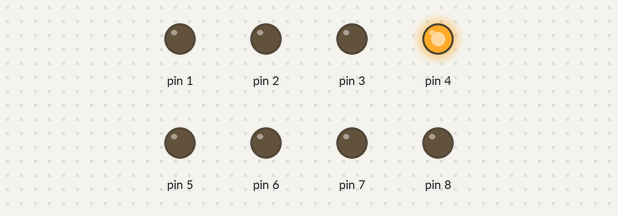
Bench run of a sketch on a simulated Arduino Uno, built with avr-gcc and run on an emulated ATmega328P. Shown: output pins drawn as LEDs (lit = HIGH).

Above: at 0.04 s.
At 0.53 s:
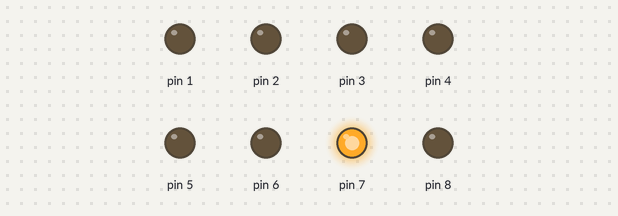
At 2.25 s:
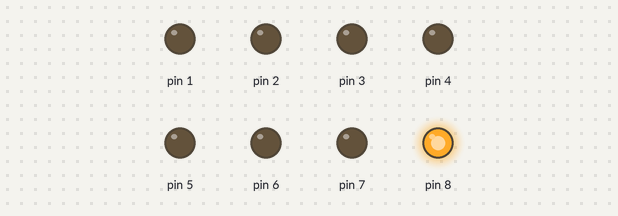
At 4.51 s:
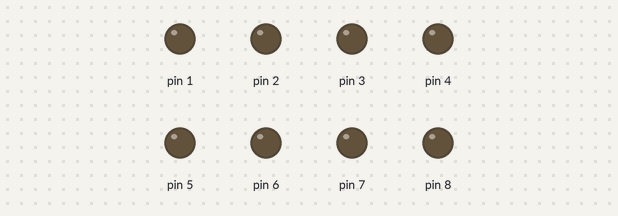
At 6.78 s:
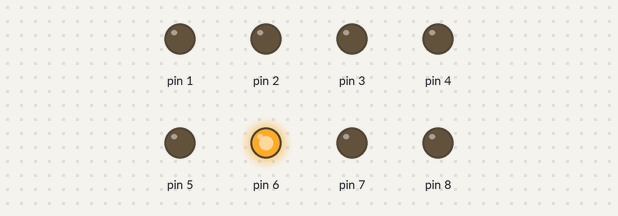
At 8.98 s:
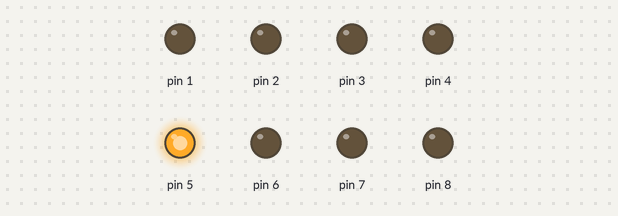
Timing chart, 0 to 10.0 s (numbered marks = the images above):
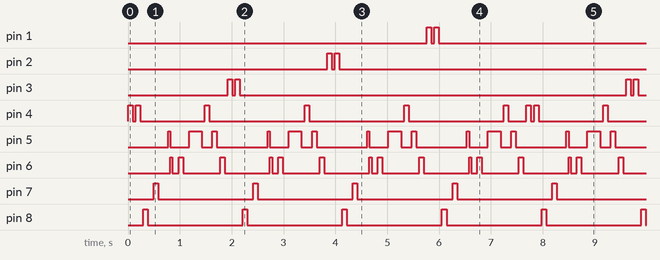

Measured:
- by itself, pin 1–3: repeats every 7.7 s: LOW 0.06 s, HIGH 0.09 s, LOW 7.5 s, HIGH 0.09 s
- by itself, pin 4: repeats every 7.7 s: LOW 0.06 s, HIGH 0.09 s, LOW 1.3 s, 3 × (HIGH 0.09 s, LOW 1.8 s), HIGH 0.09 s, LOW 0.35 s, HIGH 0.09 s
- by itself, pin 5: repeats every 1.9 s: LOW 0.36 s, HIGH 0.25 s, LOW 0.21 s, HIGH 0.09 s, LOW 0.98 s, HIGH 0.04 s
- by itself, pin 6: repeats every 1.9 s: LOW 0.12 s, HIGH 0.09 s, LOW 0.71 s, HIGH 0.09 s, LOW 0.87 s, HIGH 0.04 s
- by itself, pin 7, pin 8: alternates HIGH for 0.09 s and LOW for 1.8 s

The sketch:

megalovania.ino
```cpp
/*
  Arduino UNO Megalovania
  Never coded before, fix my mistakes if found.
*/

// the setup function runs once when you press reset or power the board
void setup() {
  // initialize digital pin LED_BUILTIN as an output.
  pinMode(1, OUTPUT); // (A) [lower octave]
  pinMode(2, OUTPUT); // (B)
  pinMode(3, OUTPUT); // (C)
  pinMode(4, OUTPUT); // (D) [[starting note]]
  pinMode(5, OUTPUT); // (F)
  pinMode(6, OUTPUT); // (G)(G#) G# is a slide from A to G done in one note timespan
  pinMode(7, OUTPUT); // (A)
  pinMode(8, OUTPUT); // (D) [higher octave]
}

// the loop function runs over and over again forever

/* Song code where delay(#.#) ≈ note length from mp3
   in ms + 15% to factor for your eye seeing the LED.
*/

void loop() {

  digitalWrite(4, HIGH); // (D)
  delay(87.5);
  digitalWrite(4, LOW);
  delay(59);

  digitalWrite(4, HIGH); // (D)
  delay(87.5);
  digitalWrite(4, LOW);
  delay(59);

  digitalWrite(8, HIGH); // (D^2)
  delay(87.5);
  digitalWrite(8, LOW);
  delay(116);

  digitalWrite(7, HIGH); // (A)
  delay(87.5);
  digitalWrite(7, LOW);
  delay(190);

  digitalWrite(5, HIGH); // (G#) SLIDE BLOCK
  delay(43.75);
  digitalWrite(5, LOW);
  digitalWrite(6, HIGH);
  delay(43.75);
  digitalWrite(6, LOW);
  delay(116);

  digitalWrite(6, HIGH); // (G)
  delay(87.5);
  digitalWrite(6, LOW);
  delay(116);

  digitalWrite(5, HIGH); // (F)
  delay(247.25);
  digitalWrite(5, LOW);
  delay(59);

  digitalWrite(4, HIGH); // (D)
  delay(87.5);
  digitalWrite(4, LOW);
  delay(59);

  digitalWrite(5, HIGH); // (F)
  delay(87.5);
  digitalWrite(5, LOW);
  delay(59);

  digitalWrite(6, HIGH); // (G)
  delay(87.5);
  digitalWrite(6, LOW);
  delay(59);

  digitalWrite(3, HIGH); // (C)
  delay(87.5);
  digitalWrite(3, LOW);
  delay(59);

  digitalWrite(3, HIGH); // (C)
  delay(87.5);
  digitalWrite(3, LOW);
  delay(59);

  digitalWrite(8, HIGH); // (D^2)
  delay(87.5);
  digitalWrite(8, LOW);
  delay(116);

  digitalWrite(7, HIGH); // (A)
  delay(87.5);
  digitalWrite(7, LOW);
  delay(190);

  digitalWrite(5, HIGH); // (G#) SLIDE BLOCK
  delay(43.75);
  digitalWrite(5, LOW);
  digitalWrite(6, HIGH);
  delay(43.75);
  digitalWrite(6, LOW);
  delay(116);

  digitalWrite(6, HIGH); // (G)
  delay(87.5);
  digitalWrite(6, LOW);
  delay(116);

  digitalWrite(5, HIGH); // (F)
  delay(247.25);
  digitalWrite(5, LOW);
  delay(59);

  digitalWrite(4, HIGH); // (D)
  delay(87.5);
  digitalWrite(4, LOW);
  delay(59);

  digitalWrite(5, HIGH); // (F)
  delay(87.5);
  digitalWrite(5, LOW);
  delay(59);

  digitalWrite(6, HIGH); // (G)
  delay(87.5);
  digitalWrite(6, LOW);
  delay(59);

  digitalWrite(2, HIGH); // (B)
  delay(87.5);
  digitalWrite(2, LOW);
  delay(59);

  digitalWrite(2, HIGH); // (B)
  delay(87.5);
  digitalWrite(2, LOW);
  delay(59);

  digitalWrite(8, HIGH); // (D^2)
  delay(87.5);
  digitalWrite(8, LOW);
  delay(116);

  digitalWrite(7, HIGH); // (A)
  delay(87.5);
  digitalWrite(7, LOW);
  delay(190);

  digitalWrite(5, HIGH); // (G#) SLIDE BLOCK
  delay(43.75);
  digitalWrite(5, LOW);
  digitalWrite(6, HIGH);
  delay(43.75);
  digitalWrite(6, LOW);
  delay(116);

  digitalWrite(6, HIGH); // (G)
  delay(87.5);
  digitalWrite(6, LOW);
  delay(116);

  digitalWrite(5, HIGH); // (F)
  delay(247.25);
  digitalWrite(5, LOW);
  delay(59);

  digitalWrite(4, HIGH); // (D)
  delay(87.5);
  digitalWrite(4, LOW);
  delay(59);

  digitalWrite(5, HIGH); // (F)
  delay(87.5);
  digitalWrite(5, LOW);
  delay(59);

  digitalWrite(6, HIGH); // (G)
  delay(87.5);
  digitalWrite(6, LOW);
  delay(59);

  digitalWrite(1, HIGH); // (A) bass
  delay(87.5);
  digitalWrite(1, LOW);
  delay(59);

  digitalWrite(1, HIGH); // (A) bass
  delay(87.5);
  digitalWrite(1, LOW);
  delay(59);

  digitalWrite(8, HIGH); // (D^2)
  delay(87.5);
  digitalWrite(8, LOW);
  delay(116);

  digitalWrite(7, HIGH); // (A)
  delay(87.5);
  digitalWrite(7, LOW);
  delay(190);

  digitalWrite(5, HIGH); // (G#) SLIDE BLOCK
  delay(43.75);
  digitalWrite(5, LOW);
  digitalWrite(6, HIGH);
  delay(43.75);
  digitalWrite(6, LOW);
  delay(116);

  digitalWrite(6, HIGH); // (G)
  delay(87.5);
  digitalWrite(6, LOW);
  delay(116);

  digitalWrite(5, HIGH); // (F)
  delay(247.25);
  digitalWrite(5, LOW);
  delay(59);

  digitalWrite(4, HIGH); // (D)
  delay(87.5);
  digitalWrite(4, LOW);
  delay(59);

  digitalWrite(5, HIGH); // (F)
  delay(87.5);
  digitalWrite(5, LOW);
  delay(59);

  digitalWrite(6, HIGH); // (G)
  delay(87.5);
  digitalWrite(6, LOW);
  delay(59);

}

void turnOn(){
  digitalWrite(LED_BUILTIN, HIGH);
  digitalWrite(1, HIGH);
  digitalWrite(2, HIGH);
  digitalWrite(3, HIGH);
  digitalWrite(4, HIGH);
  digitalWrite(5, HIGH);
  digitalWrite(6, HIGH);
  digitalWrite(7, HIGH);
  digitalWrite(8, HIGH);
}

void turnOff(){
  digitalWrite(LED_BUILTIN, LOW);
  digitalWrite(1, LOW);
  digitalWrite(2, LOW);
  digitalWrite(3, LOW);
  digitalWrite(4, LOW);
  digitalWrite(5, LOW);
  digitalWrite(6, LOW);
  digitalWrite(7, LOW);
  digitalWrite(8, LOW);
}
```
